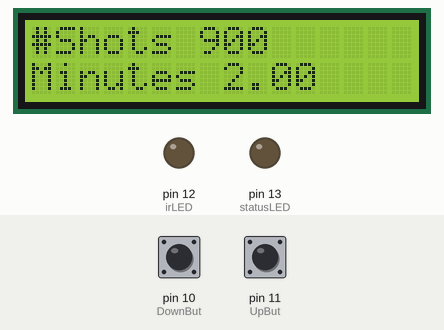
This sketch was run on a simulated Arduino Uno, built with avr-gcc and run on an emulated ATmega328P. Shown: 16×2 character LCD, output pins drawn as LEDs (lit = HIGH). Dashed ring = blinking. The inputs (shaded band) are chosen by the test bench; at power-on: pin 10 (DownBut) HIGH, pin 11 (UpBut) HIGH.

Above: at 1.2 s.
1.3 s: pin 10 (DownBut) pulled LOW for 3.2 s
At 3.1 s:
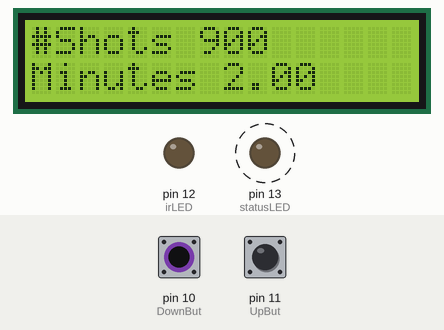
6.0 s: pin 11 (UpBut) pulled LOW for 3.2 s
At 10.4 s:
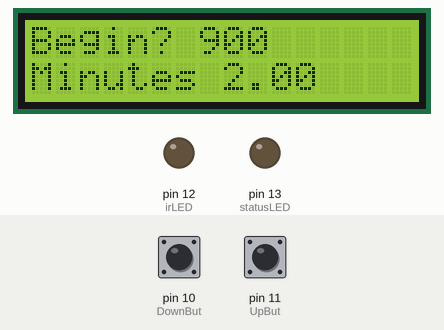
10.7 s: pin 10 (DownBut) pulled LOW for 0.15 s
At 12.0 s:
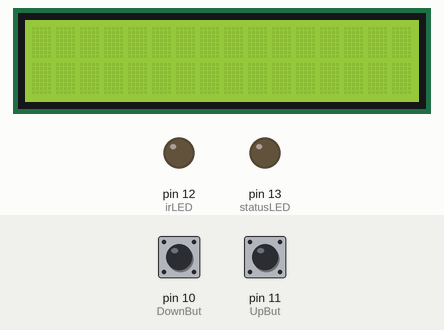
Timing chart, 0 to 13.7 s (numbered marks = the images above; inputs shaded):
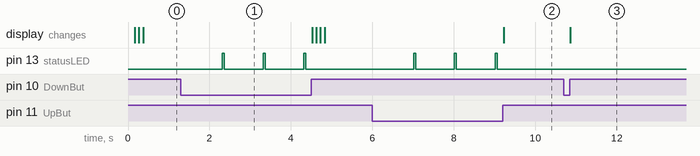

The sketch:

CanonRemote6LCD_GUI_BETA.ino
```cpp
/*
Starts at menu:
top but to incr # shots
top but long press to start taking photots
bottom but short press to decr # shots
bottom but long press to change menu selection


Add menu item for no bulb
add menu item to change changeminperShot
*/


#define irLED 12
#define statusLED 13

#define UpBut 11
#define DownBut 10

#define SHORT1 1
#define LONG1  2
#define SHORT2 3
#define LONG2  4

#include <LiquidCrystal.h>

LiquidCrystal lcd(2, 3, 5, 6, 7, 8);       // RS pin, E pin, D4 pin, D5 pin, D6 pin, D7 pin

unsigned long ledtime = 0;
bool firsttimeinmenu = true;
bool entermenu = true;
int menu = 0;
byte buttonState = 0;

int numShots = 900;
int lastnumShots = 1;
float minperShot = 2;
float lastminperShot = 1;
float changeminperShot = 0;    // how much to change the exposure time on subsequent exposures
float lastchminperShot = 0;

void setup() {
    pinMode(irLED, OUTPUT);
    pinMode(statusLED, OUTPUT);
    pinMode(UpBut, INPUT_PULLUP); //turn on 20k pullup resistors to simplify switch input
    pinMode(DownBut, INPUT_PULLUP); //turn on 20k pullup resistors to simplify switch input
    lcd.begin(16, 2);   // set up the LCD's number of columns and rows:
}

void loop() {

    while(entermenu == true && menu == 0){           // change # shots
        if (firsttimeinmenu == true){lcd.clear(); firsttimeinmenu = false; flash();}
        lcd.home();
        lcd.print("#Shots");

        lcd.setCursor(7, 0);
        lcd.print(numShots);

        lcd.setCursor(0, 1);
        lcd.print("Minutes");      //minutes per shot

        lcd.setCursor(8, 1);
        lcd.print(minperShot);

        buttonState = DoubleButPressShortOrLong(UpBut, DownBut, 2);
        if(buttonState!=0){
            if (buttonState == SHORT1){numShots++;}
            if (buttonState == LONG1){entermenu = false;}
            if (buttonState == SHORT2){numShots--;}
            if (buttonState == LONG2){menu = 1;}
            buttonState = 0;
        }

        if (numShots < 0){numShots = 0;}

        if (lastnumShots==10&&numShots==9||lastnumShots==-10&&numShots==-9||lastnumShots==100&&numShots==99||lastnumShots==-100&&numShots==-99){lcd.clear();}

        lastnumShots = numShots;

    }
    if(firsttimeinmenu == false){firsttimeinmenu=true;}

    while(entermenu == true && menu==1){           // change minutes per shot
        if (firsttimeinmenu == true){lcd.clear(); firsttimeinmenu = false; flash();}
        lcd.home();
        lcd.print("#Shots");

        lcd.setCursor(7, 0);
        lcd.print(numShots);

        lcd.setCursor(0, 1);
        lcd.print("Minutes");      //minutes per shot

        lcd.setCursor(8, 1);
        lcd.print(minperShot);

        buttonState = DoubleButPressShortOrLong(UpBut, DownBut, 2);
        if(buttonState!=0){
            if (buttonState == SHORT1){minperShot++;}
            if (buttonState == LONG1){entermenu = false;}
            if (buttonState == SHORT2){minperShot--;}
            if (buttonState == LONG2){menu = 2;}
            buttonState = 0;
        }

        if (minperShot < 0){minperShot = 0;}

        if (lastminperShot==10&&minperShot==9||lastminperShot==-10&&minperShot==-9||lastminperShot==100&&minperShot==99||lastminperShot==-100&&minperShot==-99){lcd.clear();}

        lastminperShot = minperShot;
    }
    if(firsttimeinmenu == false){firsttimeinmenu=true;}

    while(entermenu == true && menu == 2){           // change minutes per shot
        if (firsttimeinmenu == true){lcd.clear(); firsttimeinmenu = false; flash();}
        lcd.home();
        lcd.print("Minutes");

        lcd.setCursor(8, 0);
        lcd.print(minperShot);

        lcd.setCursor(0, 1);
        lcd.print("ChngMin/Sht");      //minutes per shot

        lcd.setCursor(12, 1);
        lcd.print(changeminperShot);

        buttonState = DoubleButPressShortOrLong(UpBut, DownBut, 2);
        if(buttonState!=0){
            if (buttonState == SHORT1){changeminperShot = changeminperShot + 0.5;}
            if (buttonState == LONG1){entermenu = false;}
            if (buttonState == SHORT2){changeminperShot = changeminperShot - 0.5;}
            if (buttonState == LONG2){menu = 0;}
            buttonState = 0;
        }

        if (minperShot < 0){minperShot = 0;}

        if (lastchminperShot==10&&changeminperShot==9||lastchminperShot==-10&&changeminperShot==-9||lastchminperShot==100&&changeminperShot==99||lastchminperShot==-100&&changeminperShot==-99){lcd.clear();}

        lastchminperShot = changeminperShot;
    }
    if(firsttimeinmenu == false){firsttimeinmenu=true;}


    while(entermenu == false){   // ready to take pics

        bool takeshots = false;
        while(takeshots == false){   // DOUBT WE NEED THIS WHILE STATEMENT
            lcd.home();
            lcd.print("Begin?");
            buttonState = DoubleButPressShortOrLong(UpBut, DownBut, 2);
            if(buttonState!=0){
                if (buttonState == SHORT1){takeshots = true;}
                if (buttonState == LONG1){menu = 0; entermenu == true;}
                if (buttonState == SHORT2){takeshots = true;}
                if (buttonState == LONG2){menu = 0; entermenu == true;}
                buttonState = 0;
            }
        }

        for (int i=0; i <= numShots; i++) {
            lcd.noDisplay();
            sendInfraredSignal();
            if (i < numShots) delay((int)(minperShot * 60000));    //ms to minutes = 60000
            sendInfraredSignal();                             // dont want this if not in bulb - then need to know length of cam exposure
            minperShot = minperShot + changeminperShot;
            delay (5000);                                    // between shots
        }
        entermenu = true;
        menu = 0;
        lcd.display();
    }

    if(firsttimeinmenu == false){firsttimeinmenu=true;}
}


void ledblink(int times, int lengthms, int pinnum){
    for (int x=0; x<times;x++){
        digitalWrite(pinnum, HIGH);
        delay (lengthms);
        digitalWrite(pinnum, LOW);
        delay(lengthms);
    }
}

void sendInfraredSignal() {
    for(int i=0; i<16; i++) {         // 16 very rapid flashes
        digitalWrite(irLED, HIGH);
        delayMicroseconds(11);
        digitalWrite(irLED, LOW);
        delayMicroseconds(11);
    }
    delayMicroseconds(7330);         // longer delay off
    for(int i=0; i<16; i++) {        // 16 more very rapid flashes
        digitalWrite(irLED, HIGH);
        delayMicroseconds(11);
        digitalWrite(irLED, LOW);
        delayMicroseconds(11);
    }
}

void flash(){
    lcd.noDisplay();
    delay(100);
    lcd.display();
    delay(100);
    lcd.noDisplay();
    delay(100);
    lcd.display();
}

byte DoubleButPressShortOrLong(int inputPin, int inputPin2, int duration){
    byte b = 0;
    while(b ==0){
        static int current;    //Current state of the button (LOW is pressed b/c i'm using the pullup resistors
        static int count;      // How long the button was held (secs)
        static byte previous = HIGH;
        static unsigned long firstTime = 0;       // how long since the button was first pressed

        static int current2;    //Current state of the button (LOW is pressed b/c i'm using the pullup resistors
        static int count2;      // How long the button was held (secs)
        static byte previous2 = HIGH;
        static unsigned long firstTime2 = 0;       // how long since the button was first pressed

        current = digitalRead(inputPin);
        if (current == LOW && previous == HIGH && millis() - firstTime > 200) { firstTime = millis(); }    // if the buttons becomes press remember the time
        if (current == LOW && ((millis() - firstTime) % 1000) < 20 && millis() - firstTime > 500){  // within 20ms of one sec interval
            ledblink(1, 50, 13); // Each second the button is held blink the indicator led and
            count++;                // and 1 to the counter
        }
        if (current == HIGH && previous == LOW && count >= duration) {b = LONG1;}                  //LONG
        if (current == HIGH && previous == LOW && count >=0 && count < duration) {b = SHORT1;}      //SHORT
        if (current == HIGH){count = 0;} // reset the counter if the button is not pressed
        previous = current;

        current2 = digitalRead(inputPin2);
        if (current2 == LOW && previous2 == HIGH && millis() - firstTime2 > 200) { firstTime2 = millis();}    // if the buttons becomes press remember the time
        if (current2 == LOW && ((millis() - firstTime2) % 1000) < 20 && millis() - firstTime2 > 500){  // within 20ms of one sec interval
            ledblink(1, 50, 13); // Each second the button is held blink the indicator led and
            count2++;                // and 1 to the counter
        }
        if (current2 == HIGH && previous2 == LOW && count2 >= duration) {b = LONG2;}          //LONG
        if (current2 == HIGH && previous2 == LOW && count2 >=0 && count2 < duration) {b = SHORT2;}      //SHORT
        if (current2 == HIGH){count2 = 0;} // reset the counter if the button is not pressed
        previous2 = current2;

        if (b != 0){return b;}
        delay(20);
    }
}
```

Measured:
- after the input at 1.3 s, pin 13 (statusLED): alternates HIGH for 0.05 s and LOW for 0.95 s, starting after 1.0 s
- after the input at 6.0 s, pin 13 (statusLED): alternates HIGH for 0.05 s and LOW for 0.95 s, starting after 1.0 s; the display: changes after 3.2 s (image 2)
- after the input at 10.7 s, the display: changes after 0.16 s (image 3)
